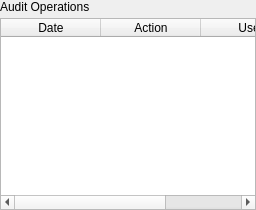
<?xml version="1.0" encoding="UTF-8"?>
<ui version="4.0">
 <class>AuditOperationsView</class>
 <widget class="QWidget" name="auditOperationsView">
  <layout class="QVBoxLayout" name="mainLayout">
   <property name="leftMargin"><number>0</number></property>
   <property name="topMargin"><number>0</number></property>
   <property name="rightMargin"><number>0</number></property>
   <property name="bottomMargin"><number>0</number></property>
   <property name="spacing"><number>4</number></property>
   <item>
    <widget class="QLabel" name="headerLabel">
     <property name="text"><string>Audit Operations</string></property>
    </widget>
   </item>
   <item>
    <widget class="QTableWidget" name="auditTable">
     <column><property name="text"><string>Date</string></property></column>
     <column><property name="text"><string>Action</string></property></column>
     <column><property name="text"><string>User</string></property></column>
    </widget>
   </item>
  </layout>
 </widget>
 <layoutdefault spacing="6" margin="11"/>
 <resources/>
 <connections/>
</ui>
